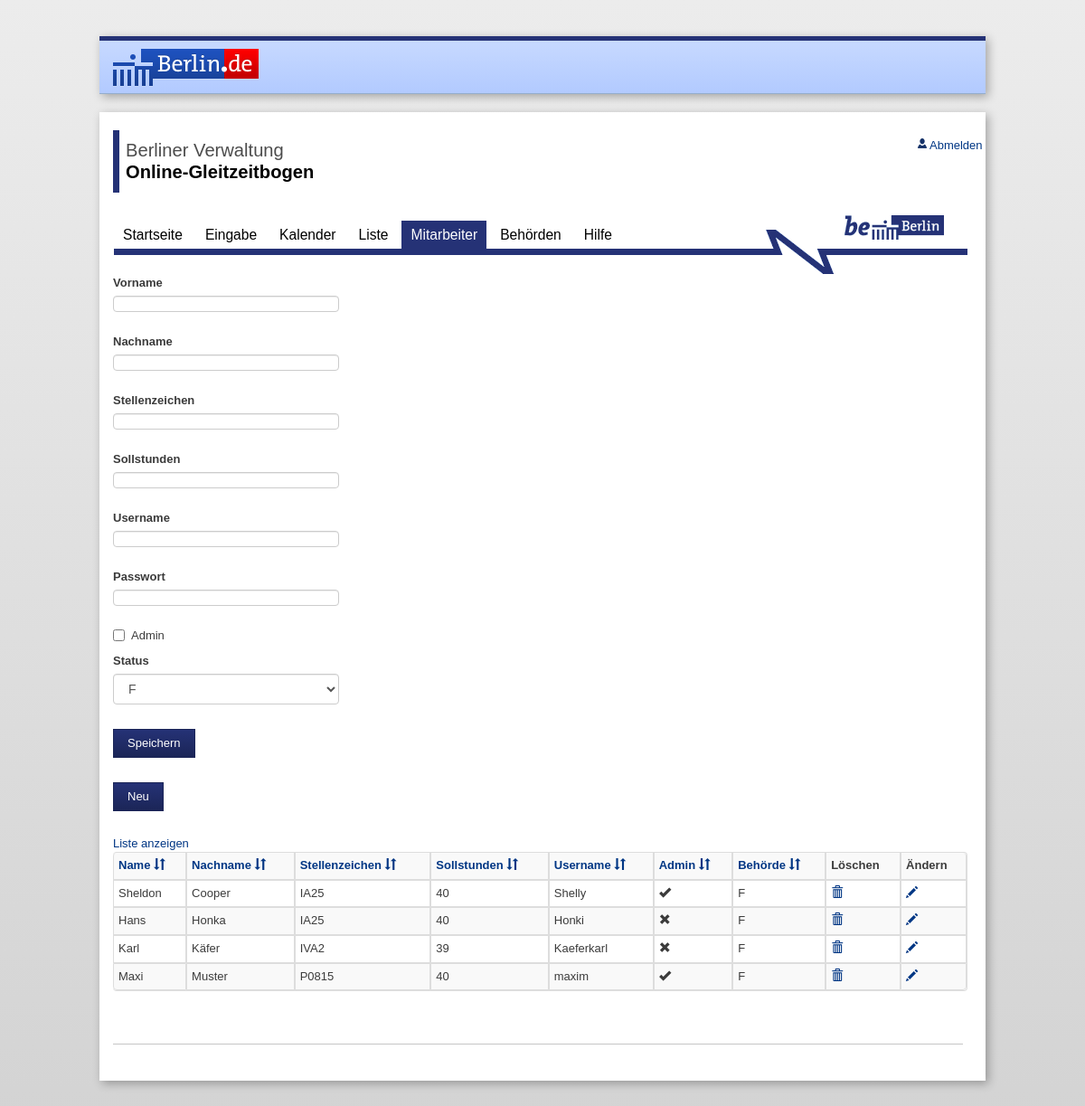
The app's page /sites/mitarbeiter.php?sort=nname (signed in) with its own data.
### tables this page shows
CREATE TABLE IF NOT EXISTS `mitarbeiter` (
  `maid` int(11) NOT NULL AUTO_INCREMENT COMMENT 'Mitarbeiter ID',
  `vname` char(30) NOT NULL,
  `nname` char(50) NOT NULL,
  `stez` char(10) DEFAULT NULL COMMENT 'stellenzeichen des Mitarbeiters',
  `sollstd` double DEFAULT NULL,
  `bid` int(11) DEFAULT NULL COMMENT 'Behoerden ID',
  `sid` int(11) DEFAULT NULL COMMENT 'Status ID',
  `usern` varchar(20) NOT NULL,
  `passwort` varchar(32) DEFAULT NULL,
  `rechte` int(11) NOT NULL,
  PRIMARY KEY (`maid`),
  KEY `sid` (`sid`),
  KEY `bid` (`bid`)
);

### sites/mitarbeiter.php (the view, shortened to what this page needs)
<?php
	$zusatzinclude = "
	<script type='text/javascript' src='../includes/js/jquery.js'></script>
	<script type='text/javascript' src='../includes/js/master.js'></script>
	<link rel='stylesheet' href='../includes/css/bootstrap-theme.min.css'>
	";
	require('../includes/header.php');
	require('../includes/mysql.php');
 if($_SESSION["admin"]==1){
	 $vname="";
	 $nname="";
	 $stez="";
	 $sollstd="";
	 $usern="";
	 $rechte="";
	 $bid="";
	 $behoerdenname="";
  ?>
  <div style="width: 250px;" >
<form role="form" method="post" name="ajax_form" id="ajax_form">
<div   class="form-group">
    <label for="voname">Vorname</label><input class="form-control" name="vname" id="vname" type="text" value="<?php echo $vname; ?>" required=""/></div>
<div class="form-group">
    <label for="nname">Nachname</label><input class="form-control" name="nname" id="nname" type="text" value="<?php echo $nname; ?>"required=""/></div>
<div class="form-group">
    <label for="stez">Stellenzeichen</label><input class="form-control" name="stez" id="stelz" type="text" value="<?php echo $stez; ?>" required=""/></div>
<div class="form-group">
    <label for="sollstd">Sollstunden</label><input class="form-control" name="sollstd" id="sollstd" type="text" value="<?php echo $sollstd; ?>"required=""/></div>
<?php
if ($do != "edit"){
echo"<div class='form-group'>
    <label for='usern'>Username</label><input class='form-control' name='usern' id='usern' type='text' value='".$usern."' required=''/></div>
<div class='form-group'>
    <label for='passwort'>Passwort</label><input class='form-control' name='passwort' id='passwort' type='text' value='".$passwort."' required=''/></div>";
}
else {
	echo
	"<form><div class='form-group'>
    <label for='passwort'>Passwort</label><input class='form-control' required='' name='passwort' id='passwort' type='password' value='".$passwort."'/><button class='btn btn-default' name='savepwd' id='savepwd' type='submit' >Ändern</button></div></form>";
	}
?>
<div class="checkbox">
 <label for="checkbox">Admin</label>
    <input name="rechte" type="checkbox" value="<?php if($rechte==1){echo $rechte;}else echo "1"; ?>" >
</div>
<div class="form-group">
    <label for="status">Status</label>
<?php
 $sqlbh = "SELECT * FROM behoerde";
 $resultbh = mysqli_query($link, $sqlbh);
	echo "<select name='bid' class='form-control'>";
	while($row = mysqli_fetch_array($resultbh)) {
		$behoerdenname[$row[bid]] = $row[name];
		if ($row['bid']==$bid){
			$selected="SELECTED";
			}
		else{
			$selected="";
			}
        echo "<option ".$selected." value=".$row[bid].">".$behoerdenname[$row[bid]]."</option>";
	 }
 	 echo "</select>";
?>
<br>
<button class="btn btn-default" name="submit" id="submit" type="submit" >Speichern</button>
</div>
</form>
<form action="index3.php">
<button class="btn btn-default" name="neu" id="neu" type="submit" >Neu</button>
<br>
</form>
</div>
  </body>
 <?php
	echo"<a id='showbutton' href='javascript:toggle();'>Liste anzeigen</a>";
if(isset($_GET['sort']))
{
	$nothide = "style='display:block !important;'";
}
else{
	$nothide="";
	}
	echo"<div id='liste' ".$nothide." class='hidelist'>";
	if(isset($_GET['sort']))
	{
		$sort = $_GET['sort'];
		if($richtung='DESC')
	{
		$richtung = 'ASC';
	}
	else
	{
		$richtung = 'DESC';
	}
	}
	else{
		$sort = 'nname';
		$richtung = 'ASC';
	}
	$strSQL = "SELECT * FROM mitarbeiter ORDER BY ".$sort." ".$richtung;
	echo"  <table id='ntab' class='table table-striped table-bordered table-condensed'>";
	echo"  <th><a href='?sort=vname#ntab'>Name <span class='glyphicon glyphicon-sort'</span></a></th>";
	echo"  <th><a href='?sort=nname#ntab'>Nachname <span class='glyphicon glyphicon-sort'</span></a></th>";
	echo"  <th><a href='?sort=stez#ntab'>Stellenzeichen <span class='glyphicon glyphicon-sort'</span></a></th>";
	echo"  <th><a href='?sort=sollstd#ntab'>Sollstunden <span class='glyphicon glyphicon-sort'</span></a></th>";
	echo"  <th><a href='?sort=usern#ntab'>Username <span class='glyphicon glyphicon-sort'</span></a></th>";
	echo"  <th><a href='?sort=rechte#ntab'>Admin <span class='glyphicon glyphicon-sort'</span></a></th>";
	echo"  <th><a href='?sort=bid#ntab'>Behörde <span class='glyphicon glyphicon-sort'</span></a></th>";
	echo"  <th>Löschen</th>";
	echo"  <th>Ändern</th>";
	$result = mysqli_query($link, $strSQL);
	while($row = mysqli_fetch_array($result)) {
	if($row['rechte']=="1")
	{
	$adminok="<span class='glyphicon glyphicon-ok'></span>";
	}
	else{$adminok="<span class='glyphicon glyphicon-remove'></span>";}
	echo "<tr><td>"
	.$row['vname']."</td><td>"
	.$row['nname']."</td><td>"
	.$row['stez']."</td><td>"
	.$row['sollstd']."</td><td>"
	.$row['usern']."</td><td>"
	.$adminok."</td><td>"
	.$behoerdenname[$row['bid']]."</td>
	<td>
	<a href='?bla=del&maid1=".$row['maid']."'>
	<span class='glyphicon glyphicon-trash'></span></a>
	</td><td>
	<a href='?bla=edit&maid1=".$row['maid']."'>
	<span class='glyphicon glyphicon-pencil'></span></a>
	</td>
	</tr>";
	}
	echo" </table></div>";
}else{
echo "<div class='alert alert-danger'>Sie haben keine Adminrechte !</div>";
}
	require('../includes/footer.php');
?>

### includes/css/signin.css (style rules this page uses)
body { padding-top: 40px; padding-bottom: 40px; background-color: #eee; }

### records on screen
mitarbeiter: vname "Sheldon", nname "Cooper", stez "IA25", sollstd "40", usern "Shelly", rechte 1 (drawn), bid "F"
mitarbeiter: vname "Hans", nname "Honka", stez "IA25", sollstd "40", usern "Honki", rechte 2 (drawn), bid "F"
mitarbeiter: vname "Karl", nname "Käfer", stez "IVA2", sollstd "39", usern "Kaeferkarl", rechte 2 (drawn), bid "F"
mitarbeiter: vname "Maxi", nname "Muster", stez "P0815", sollstd "40", usern "maxim", rechte 1 (drawn), bid "F"

### other values on screen
form field bid "F"
